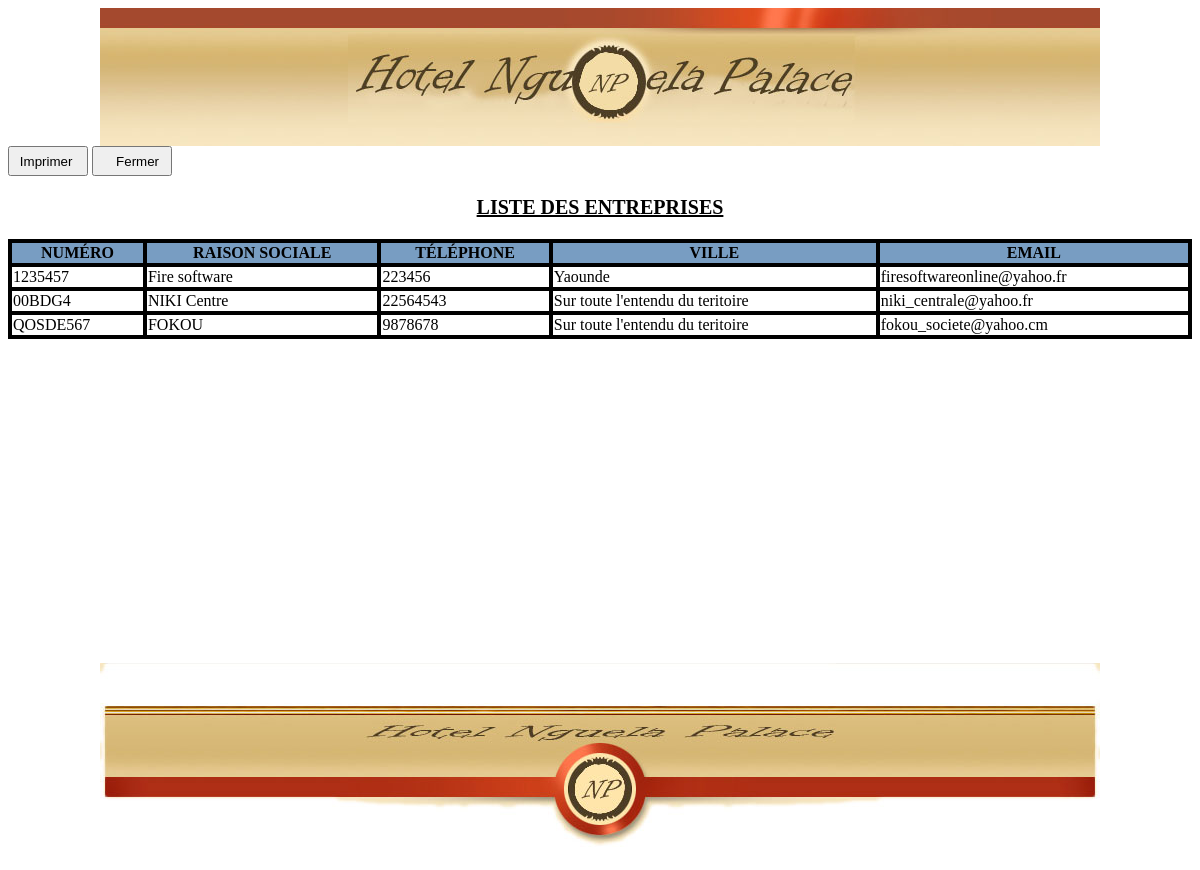
The page /etat/personne_morale.php on the database its author committed.
### tables this page shows
CREATE TABLE IF NOT EXISTS `personne_morale` (
  `ID_CLIENT` int(2) NOT NULL,
  `NUMERO_INDENTIFIANT` varchar(100) NOT NULL,
  `TYPE_NUMERO_INDENTIFIANT` char(100) NOT NULL,
  `RAISON_SOCIALE` char(200) DEFAULT NULL,
  `ADRESSE_MORALE` char(200) DEFAULT NULL,
  `TELEPHONE_MORALE` int(2) DEFAULT NULL,
  `FAX_MORALE` char(100) DEFAULT NULL,
  `VILLE_MORALE` char(200) DEFAULT NULL,
  `PAYS_MORALE` char(200) DEFAULT NULL,
  `EMAIL_MORALE` char(200) DEFAULT NULL,
  PRIMARY KEY (`ID_CLIENT`)
);

### etat/personne_morale.php (the view, shortened to what this page needs)
<!DOCTYPE html PUBLIC "-//W3C//DTD XHTML 1.0 Transitional//EN" "http://www.w3.org/TR/xhtml1/DTD/xhtml1-transitional.dtd">
<html xmlns="http://www.w3.org/1999/xhtml" xml:lang="en" lang="en">
<head>
    <link rel="stylesheet" href="../procedure_css/imp_style.css" type="text/css" media="screen" />
	<link rel="stylesheet" href="../procedure_css/impression.css" type="text/css" media="print" />
</head>
<body>
<center><img src="../images/top_bg.JPG"/></center>
<form>
<input type="submit" style="width:80px; height:30px"  name="btn"  class="btn1"  value=" Imprimer  " onclick="window.print();"/>
<input type="submit" style="width:80px; height:30px"  name="btn"  class="btn2" value="   Fermer" onclick="window.close();"/>
</form>
<p>Liste des entreprises<p>
									  <?php
										$link=Connexion();
										print "<table class='etat_table' border:1 width='100%' style='border:1px solid black'>";
										print " <th class='entete_tableau' style='border:1px solid black'>";
										print " <strong>Num&eacute;ro  </strong>";
	           							print " </th>";
										print " <th class='entete_tableau' style='border:1px solid black'>";
										print " <strong> Raison Sociale  </strong>";
	           							print " </th>";
										print " <th class='entete_tableau' style='border:1px solid black'>";
										print " <strong>T&eacute;l&eacute;phone </strong>";
	           							print " </th>";
										print " <th class='entete_tableau' style='border:1px solid black'>";
										print " <strong>  Ville </strong>";
	           							print " </th>";
										print " <th class='entete_tableau' style='border:1px solid black' >";
										print " <strong> Email </strong>";
	           							print " </th>";
										$requete="select * from  personne_morale";
										$result=mysql_query($requete,$link);
										$i=0;
										while($lecture=mysql_fetch_array($result))
										{  extract($lecture);
											 $i++;
											 if ($i%2==1) print " <tr class='ligne_impaire' style='border:1px solid black'>";
											 else print " <tr class='ligne_paire' style='border:1px solid black'>";
											 print " <td style='border:1px solid black'>".$NUMERO_INDENTIFIANT."</td>";
											 print " <td style='border:1px solid black'>".stripslashes($RAISON_SOCIALE)."</td>";
											 print " <td style='border:1px solid black'>".stripslashes($TELEPHONE_MORALE)."</td>";
											 print " <td style='border:1px solid black'>".stripslashes($VILLE_MORALE)."</td>";
											 print " <td style='border:1px solid black'>".stripslashes($EMAIL_MORALE)."</td>";
											 print " </tr>";
										}
										print "</table>";
										print "<br/>";
									 ?>
</body>
</html></br></br></br></br></br></br></br></br></br></br></br></br></br></br></br></br></br>
<center><img src="../images/footer.JPG"/></center>

### procedure_css/imp_style.css (style rules this page uses)
p { text-align:center; font-family: "Times New Roman", Georgia, serif; font-size: 20px; font-weight: bold; text-decoration: underline; text-transform: uppercase; }
.entete_tableau { background-color:#789DC2; text-transform: uppercase; font-weight: bold; font-size: 16px; }
.ligne_impaire,.ligne_paire { background-color:white; }
.etat_table { background-color:black; }

### procedure_css/impression.css (style rules this page uses)
p { text-align:center; font-family: "Times New Roman", Georgia, serif; font-size: 20px; font-weight: bold; text-decoration: underline; text-transform: uppercase; }
.entete_tableau { background-color:#CCCCCC; text-transform: uppercase; font-weight: bold; font-size: 16px; }
.ligne_impaire,.ligne_paire { background-color:white; }
.btn1,.btn2 { display:none; }
.etat_table { background-color:black; }

### rows shown on the page
personne_morale: NUMERO_INDENTIFIANT "1235457", RAISON_SOCIALE "Fire software", TELEPHONE_MORALE "223456", VILLE_MORALE "Yaounde", EMAIL_MORALE "firesoftwareonline@yahoo.fr"
personne_morale: NUMERO_INDENTIFIANT "00BDG4", RAISON_SOCIALE "NIKI Centre", TELEPHONE_MORALE "22564543", VILLE_MORALE "Sur toute l'entendu du teritoire", EMAIL_MORALE "niki_centrale@yahoo.fr"
personne_morale: NUMERO_INDENTIFIANT "QOSDE567", RAISON_SOCIALE "FOKOU", TELEPHONE_MORALE "9878678", VILLE_MORALE "Sur toute l'entendu du teritoire", EMAIL_MORALE "fokou_societe@yahoo.cm"
